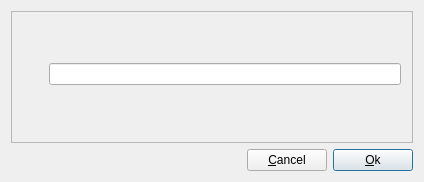
<ui version="4.0" >
 <class>PWDialog</class>
 <widget class="QDialog" name="PWDialog" >
  <property name="geometry" >
   <rect>
    <x>0</x>
    <y>0</y>
    <width>418</width>
    <height>182</height>
   </rect>
  </property>
  <property name="windowTitle" >
   <string>Kerberos Password Dialog</string>
  </property>
  <layout class="QGridLayout" >
   <item row="1" column="2" >
    <widget class="QPushButton" name="okButton" >
     <property name="sizePolicy" >
      <sizepolicy vsizetype="Fixed" hsizetype="Minimum" >
       <horstretch>0</horstretch>
       <verstretch>0</verstretch>
      </sizepolicy>
     </property>
     <property name="text" >
      <string>&amp;Ok</string>
     </property>
     <property name="shortcut" >
      <string>Alt+O</string>
     </property>
     <property name="default" >
      <bool>true</bool>
     </property>
    </widget>
   </item>
   <item row="1" column="1" >
    <widget class="QPushButton" name="cancelButton" >
     <property name="text" >
      <string>&amp;Cancel</string>
     </property>
     <property name="shortcut" >
      <string>Alt+C</string>
     </property>
    </widget>
   </item>
   <item row="1" column="0" >
    <spacer name="spacer1" >
     <property name="orientation" >
      <enum>Qt::Horizontal</enum>
     </property>
     <property name="sizeType" >
      <enum>QSizePolicy::Fixed</enum>
     </property>
     <property name="sizeHint" stdset="0" >
      <size>
       <width>230</width>
       <height>20</height>
      </size>
     </property>
    </spacer>
   </item>
   <item row="0" column="0" colspan="3" >
    <widget class="Q3Frame" name="frame" >
     <property name="frameShape" >
      <enum>QFrame::StyledPanel</enum>
     </property>
     <property name="frameShadow" >
      <enum>QFrame::Plain</enum>
     </property>
     <layout class="QGridLayout" >
      <item row="0" column="0" >
       <widget class="QLabel" name="pixmapLabel1" >
        <property name="sizePolicy" >
         <sizepolicy vsizetype="Fixed" hsizetype="Fixed" >
          <horstretch>0</horstretch>
          <verstretch>0</verstretch>
         </sizepolicy>
        </property>
        <property name="pixmap" >
         <pixmap>image0</pixmap>
        </property>
        <property name="scaledContents" >
         <bool>true</bool>
        </property>
        <property name="wordWrap" >
         <bool>false</bool>
        </property>
       </widget>
      </item>
      <item row="0" column="1" >
       <widget class="QLabel" name="errorLabel" >
        <property name="sizePolicy" >
         <sizepolicy vsizetype="Fixed" hsizetype="Preferred" >
          <horstretch>0</horstretch>
          <verstretch>0</verstretch>
         </sizepolicy>
        </property>
        <property name="palette" >
         <palette>
          <active>
           <colorrole role="WindowText" >
            <brush brushstyle="SolidPattern" >
             <color alpha="255" >
              <red>255</red>
              <green>0</green>
              <blue>0</blue>
             </color>
            </brush>
           </colorrole>
          </active>
          <inactive>
           <colorrole role="WindowText" >
            <brush brushstyle="SolidPattern" >
             <color alpha="255" >
              <red>0</red>
              <green>0</green>
              <blue>0</blue>
             </color>
            </brush>
           </colorrole>
          </inactive>
          <disabled>
           <colorrole role="WindowText" >
            <brush brushstyle="SolidPattern" >
             <color alpha="255" >
              <red>119</red>
              <green>119</green>
              <blue>119</blue>
             </color>
            </brush>
           </colorrole>
          </disabled>
         </palette>
        </property>
        <property name="font" >
         <font>
          <italic>true</italic>
         </font>
        </property>
        <property name="text" >
         <string/>
        </property>
        <property name="wordWrap" >
         <bool>false</bool>
        </property>
       </widget>
      </item>
      <item rowspan="3" row="1" column="0" >
       <spacer name="spacer3" >
        <property name="orientation" >
         <enum>Qt::Vertical</enum>
        </property>
        <property name="sizeType" >
         <enum>QSizePolicy::Expanding</enum>
        </property>
        <property name="sizeHint" stdset="0" >
         <size>
          <width>20</width>
          <height>50</height>
         </size>
        </property>
       </spacer>
      </item>
      <item row="1" column="1" >
       <widget class="QLabel" name="krb5prompt" >
        <property name="sizePolicy" >
         <sizepolicy vsizetype="Fixed" hsizetype="Preferred" >
          <horstretch>0</horstretch>
          <verstretch>0</verstretch>
         </sizepolicy>
        </property>
        <property name="text" >
         <string/>
        </property>
        <property name="wordWrap" >
         <bool>false</bool>
        </property>
       </widget>
      </item>
      <item row="2" column="1" >
       <widget class="QLineEdit" name="promptEdit" />
      </item>
      <item row="3" column="1" >
       <spacer name="spacer3_2" >
        <property name="orientation" >
         <enum>Qt::Vertical</enum>
        </property>
        <property name="sizeType" >
         <enum>QSizePolicy::Expanding</enum>
        </property>
        <property name="sizeHint" stdset="0" >
         <size>
          <width>20</width>
          <height>21</height>
         </size>
        </property>
       </spacer>
      </item>
     </layout>
    </widget>
   </item>
  </layout>
 </widget>
 <layoutdefault spacing="6" margin="11" />
 <customwidgets>
  <customwidget>
   <class>Q3Frame</class>
   <extends>QFrame</extends>
   <header>Qt3Support/Q3Frame</header>
   <container>1</container>
  </customwidget>
 </customwidgets>
 <tabstops>
  <tabstop>promptEdit</tabstop>
  <tabstop>okButton</tabstop>
  <tabstop>cancelButton</tabstop>
 </tabstops>
 <resources/>
 <connections>
  <connection>
   <sender>okButton</sender>
   <signal>clicked()</signal>
   <receiver>PWDialog</receiver>
   <slot>accept()</slot>
   <hints>
    <hint type="sourcelabel" >
     <x>20</x>
     <y>20</y>
    </hint>
    <hint type="destinationlabel" >
     <x>20</x>
     <y>20</y>
    </hint>
   </hints>
  </connection>
  <connection>
   <sender>cancelButton</sender>
   <signal>clicked()</signal>
   <receiver>PWDialog</receiver>
   <slot>reject()</slot>
   <hints>
    <hint type="sourcelabel" >
     <x>20</x>
     <y>20</y>
    </hint>
    <hint type="destinationlabel" >
     <x>20</x>
     <y>20</y>
    </hint>
   </hints>
  </connection>
 </connections>
</ui>
